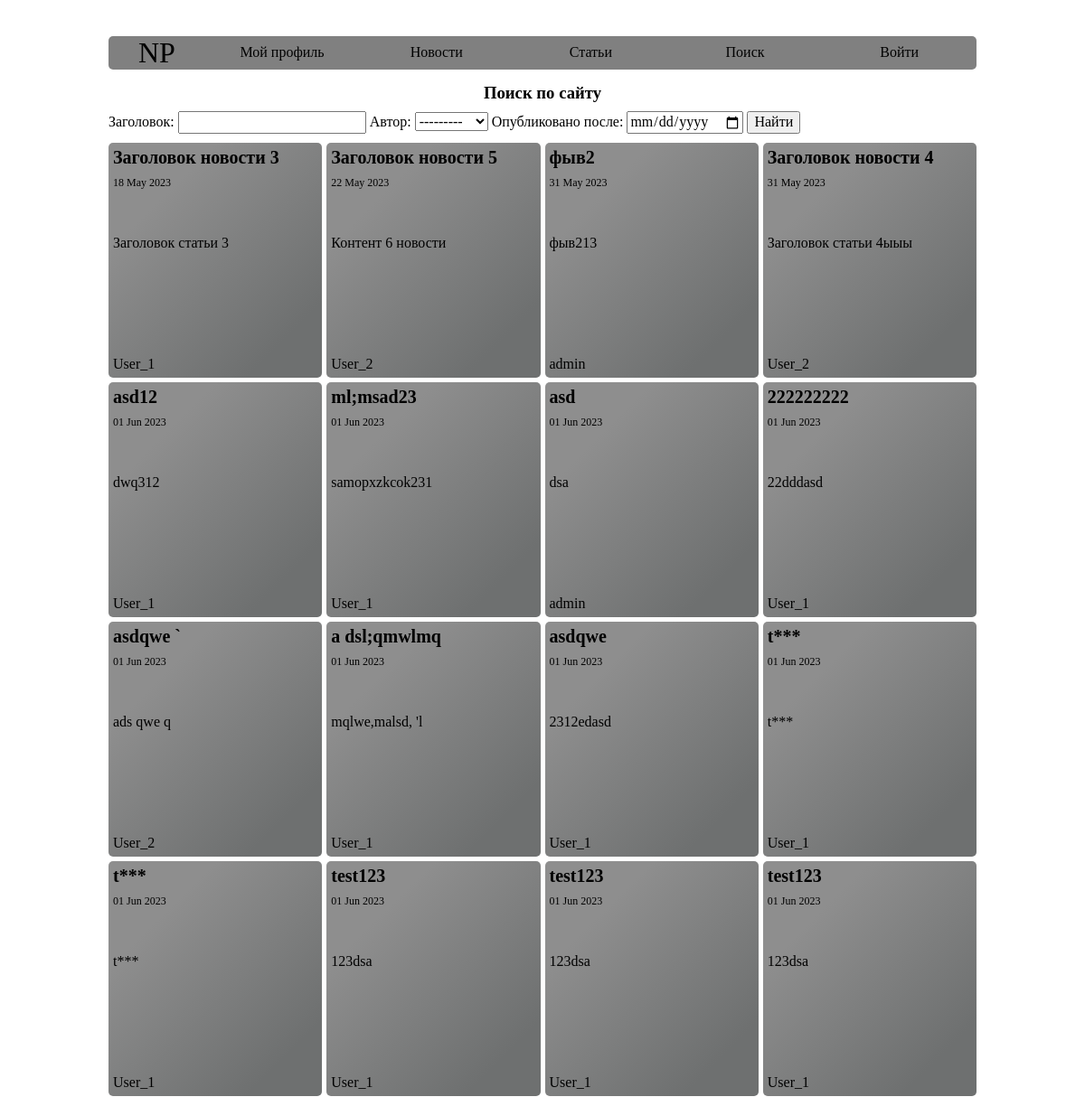
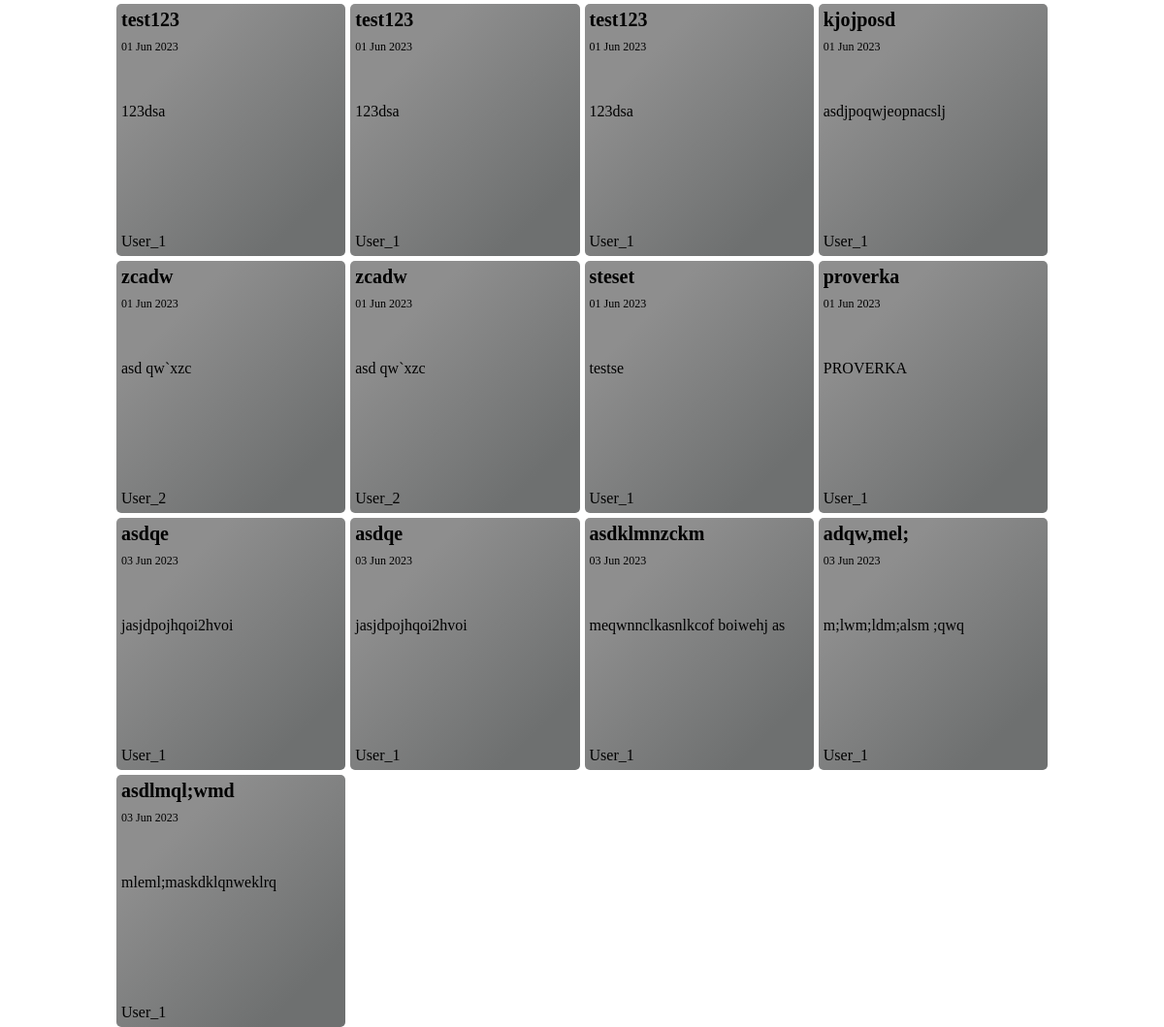
The app's page /news/search/ with its own data (2 pictures, top to bottom).
### NewsPortal/models.py (models this page shows, shortened)
class Post(models.Model):
    CHOICE = [
        ('news', 'новости'),
        ('article', 'статья')
    ]
    author = models.ForeignKey(Author, on_delete=models.CASCADE)
    choice = models.CharField(max_length=10, choices=CHOICE, default='news')
    time_in = models.DateTimeField(auto_now_add=True)
    categories = models.ManyToManyField(Category, through='PostCategory')
    header = models.CharField(max_length=255)
    content = models.TextField()
    rating = models.IntegerField(default=0)

class Author(models.Model):
    user = models.ForeignKey(User, on_delete=models.CASCADE)
    rating = models.IntegerField(default=0)
    def __str__(self):
        return self.user.username

### NewsPortal/views.py (the view)
# urls.py: path('search/', SearchView.as_view(), name='Search'),
class SearchView(ListView):
    model = Post
    ordering = 'time_in'
    template_name = 'posts/search.html'
    context_object_name = 'result'
    def get_context_data(self, **kwargs):
        context = super().get_context_data()
        context['filter'] = PostFilter(self.request.GET, queryset=self.get_queryset())
        return context

### NewsPortal/templatetags/custom_filters.py (called while the page is built)
@register.filter()
def censor(value):
    bad_words = ['test', 'первое', 'белка']
    words = value.split()
    for i, word in enumerate(words):
        if word.lower() in bad_words:
            first_letter = word[0]
            asterisks = '*' * (len(word) - 1)
            words[i] = first_letter + asterisks
    return ' '.join(words)

### templates/posts/search.html (shortened to what this page needs)
{% extends 'default.html' %}
{% load custom_filters %}
{% block content %}
    <h3 class="search_header">Поиск по сайту</h3>
    <form method="GET" class="search_form">
        {{ filter.form }}
        <input type="submit" value="Найти">
    </form>
    {% if result %}
        <div class="content-container">
            {% for news in filter.qs %}
                            <a class="content_box" href="{% url 'NewsId' news.id %}">
                                <h3 class="content_box-header">{{ news.header|censor }}</h3>
                                <p class="content_box-datetime">{{ news.time_in|date:"d M Y" }}</p>
                                <p class="content_box-content">{{ news.content|truncatechars:100|censor }}</p>
                                <p class="content_box-author">{{ news.author.user.username }}</p>
                            </a>
            {% endfor %}
        </div>
    {% endif %}
{% endblock content %}

### static/css/style.css (style rules this page uses)
.content-container { width: 100%; height: auto; display: grid; grid-template-columns: repeat(4, 1fr); grid-gap: 5px; }
.content_box { height: 250px; display: flex; flex-direction: column; background: linear-gradient(315deg, rgb(110, 112, 112) 17%, rgb(142, 142, 142) 76%); transition: transform 0.3s ease; border-radius: 5px; padding: 5px; position: relative; }
.content_box-header { margin: 0 0 10px 0; font-size: 20px; }
.content_box-datetime { font-size: 12px; margin: 0 0 50px 0; }
.content_box-content { font-size: 16px; }
.content_box-author { position: absolute; bottom: 5px; left: 5px; }
.search_header { margin: 0; text-align: center; }
.search_form { margin: 10px 0 10px 0; }

### records on screen
Post: header|censor "Заголовок новости 3", time_in "18 May 2023", content|censor "Заголовок статьи 3", author.user.username "User_1"
Post: header|censor "Заголовок новости 5", time_in "22 May 2023", content|censor "Контент 6 новости", author.user.username "User_2"
Post: header|censor "фыв2", time_in "31 May 2023", content|censor "фыв213", author.user.username "admin"
Post: header|censor "Заголовок новости 4", time_in "31 May 2023", content|censor "Заголовок статьи 4ыыы", author.user.username "User_2"
Post: header|censor "asd12", time_in "01 Jun 2023", content|censor "dwq312", author.user.username "User_1"
Post: header|censor "ml;msad23", time_in "01 Jun 2023", content|censor "samopxzkcok231", author.user.username "User_1"
Post: header|censor "asd", time_in "01 Jun 2023", content|censor "dsa", author.user.username "admin"
Post: header|censor "222222222", time_in "01 Jun 2023", content|censor "22dddasd", author.user.username "User_1"
Post: header|censor "asdqwe `", time_in "01 Jun 2023", content|censor "ads qwe q", author.user.username "User_2"
Post: header|censor "a dsl;qmwlmq", time_in "01 Jun 2023", content|censor "mqlwe,malsd, 'l", author.user.username "User_1"
Post: header|censor "asdqwe", time_in "01 Jun 2023", content|censor "2312edasd", author.user.username "User_1"
Post: header|censor "t***", time_in "01 Jun 2023", content|censor "t***", author.user.username "User_1"
Post: header|censor "t***", time_in "01 Jun 2023", content|censor "t***", author.user.username "User_1"
Post: header|censor "test123", time_in "01 Jun 2023", content|censor "123dsa", author.user.username "User_1"
Post: header|censor "test123", time_in "01 Jun 2023", content|censor "123dsa", author.user.username "User_1"
Post: header|censor "test123", time_in "01 Jun 2023", content|censor "123dsa", author.user.username "User_1"
Post: header|censor "test123", time_in "01 Jun 2023", content|censor "123dsa", author.user.username "User_1"
Post: header|censor "test123", time_in "01 Jun 2023", content|censor "123dsa", author.user.username "User_1"
Post: header|censor "test123", time_in "01 Jun 2023", content|censor "123dsa", author.user.username "User_1"
Post: header|censor "kjojposd", time_in "01 Jun 2023", content|censor "asdjpoqwjeopnacslj", author.user.username "User_1"
Post: header|censor "zcadw", time_in "01 Jun 2023", content|censor "asd qw`xzc", author.user.username "User_2"
Post: header|censor "zcadw", time_in "01 Jun 2023", content|censor "asd qw`xzc", author.user.username "User_2"
Post: header|censor "steset", time_in "01 Jun 2023", content|censor "testse", author.user.username "User_1"
Post: header|censor "proverka", time_in "01 Jun 2023", content|censor "PROVERKA", author.user.username "User_1"
Post: header|censor "asdqe", time_in "03 Jun 2023", content|censor "jasjdpojhqoi2hvoi", author.user.username "User_1"
Post: header|censor "asdqe", time_in "03 Jun 2023", content|censor "jasjdpojhqoi2hvoi", author.user.username "User_1"
Post: header|censor "asdklmnzckm", time_in "03 Jun 2023", content|censor "meqwnnclkasnlkcof boiwehj as", author.user.username "User_1"
Post: header|censor "adqw,mel;", time_in "03 Jun 2023", content|censor "m;lwm;ldm;alsm ;qwq", author.user.username "User_1"
Post: header|censor "asdlmql;wmd", time_in "03 Jun 2023", content|censor "mleml;maskdklqnweklrq", author.user.username "User_1"
